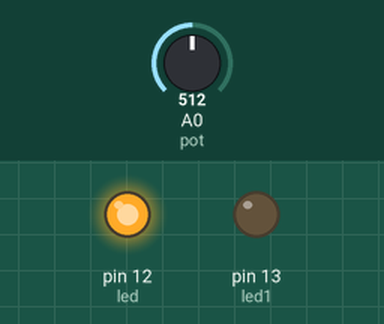
The sketch below on a simulated Arduino Uno, built with avr-gcc and run on an emulated ATmega328P. Shown: output pins drawn as LEDs (lit = HIGH). Inputs (shaded band) come from the test bench; at power-on: A0 (pot) = 512.

Above: at 1.2 s.
1.3 s: A0 (pot) set to 498
At 2.5 s:
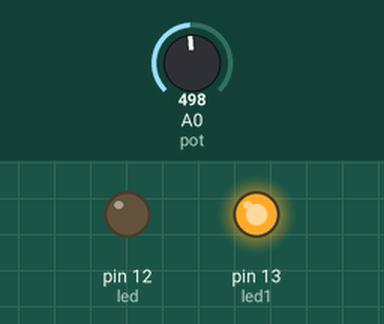
2.8 s: A0 (pot) set to 521
At 4.0 s:
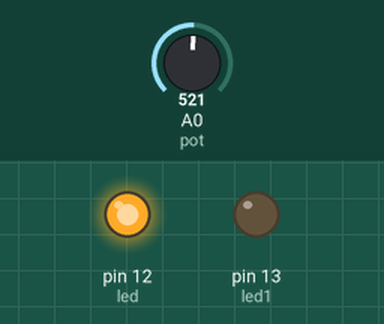
4.3 s: A0 (pot) set to 501
At 5.2 s:
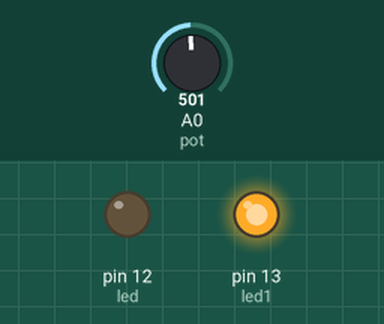
Timing chart, 0 to 7.3 s (numbered marks = the images above; inputs shaded):
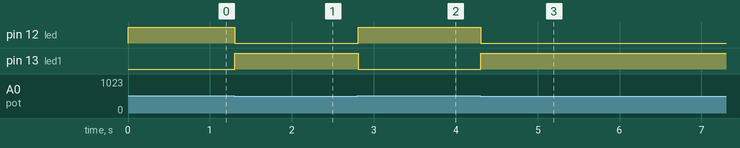

The sketch:

potandleds.ino
```cpp
int led = 12;
int led1 = 13;
int pot = 0;
void setup() {
pinMode(13,OUTPUT);
pinMode(12,OUTPUT);
}
void loop() {
if (analogRead(pot) > 511){
 digitalWrite(led1,LOW);
 digitalWrite(led,HIGH); }
 else if(analogRead(pot) < 511){
 digitalWrite(led,LOW);
  digitalWrite(led1,HIGH);
 }
delay(15);
}
```

Measured:
- the behaviour switches between 511 and 510 on A0 (pot) (found by bisection; images 0 and 1)
- after the input at 1.3 s, pin 12 (led): HIGH → LOW at once; pin 13 (led1): LOW → HIGH at once
- after the input at 2.8 s, pin 12 (led): LOW → HIGH at once; pin 13 (led1): HIGH → LOW at once
- after the input at 4.3 s, pin 12 (led): HIGH → LOW at once; pin 13 (led1): LOW → HIGH at once
